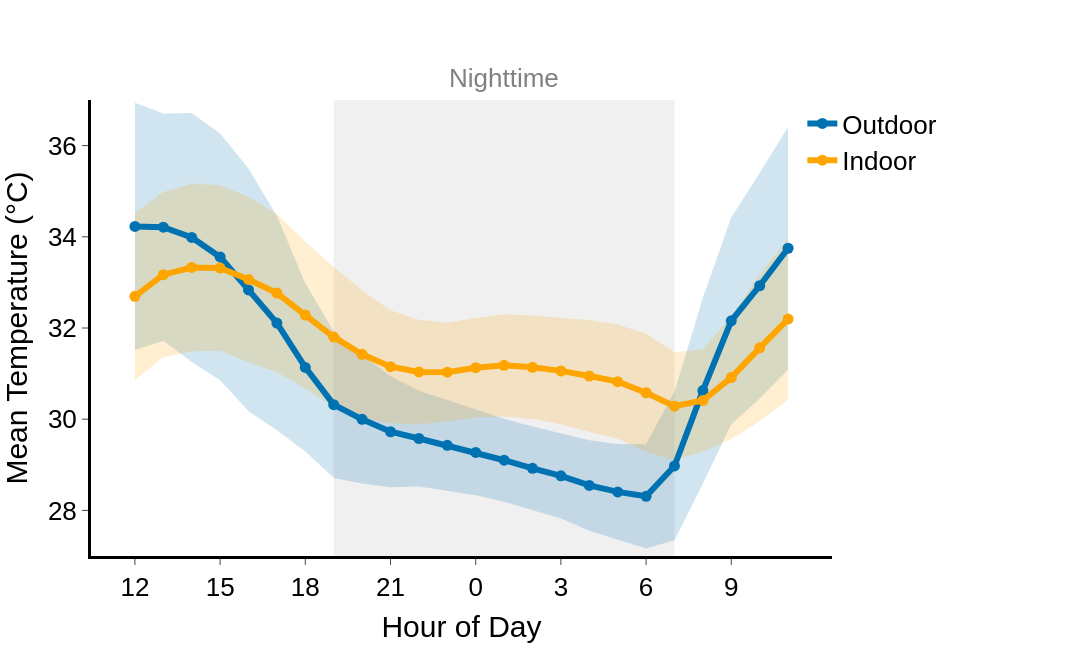
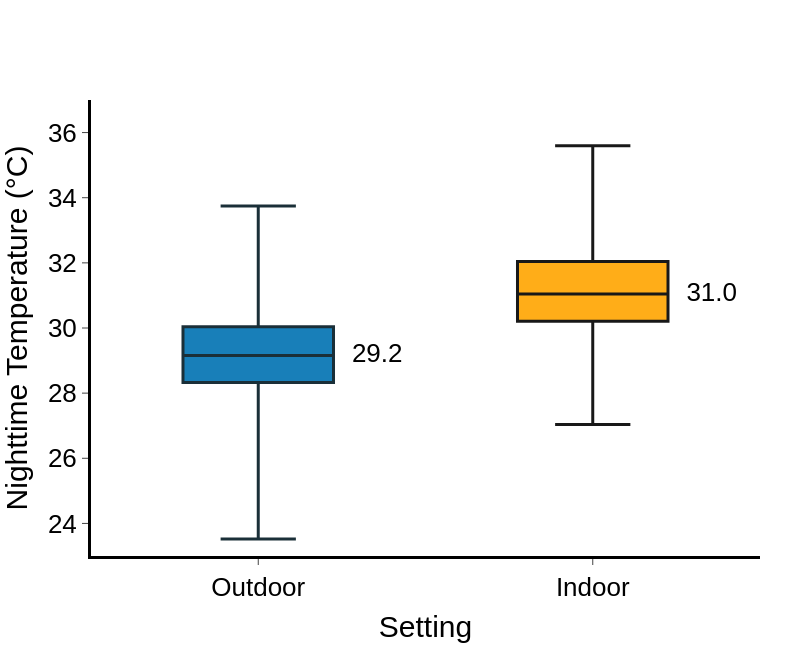

Here is the notebook cell these charts were saved with, in order:
### Markdown cell above
### 5.1 Temperature (Figure 1a, 1e)

### Code cell
plot_profile(
    poi="temperature_calibrated", y_axis_title="Mean Temperature (°C)",
    y_range=[27, 37], y_dtick=2, filename="temperature_indoor_outdoor_profile.png",
    label="Temperature",
)
plot_boxplot(
    poi="temperature_calibrated", y_axis_title="Nighttime Temperature (°C)",
    label_decimals=1, filename="temperature_indoor_outdoor_boxplot.png", label="Temperature",
)

### Figure 1 — Plotly figure (JSON) as saved in the notebook; plotly's stock layout.template omitted (floating-point values rounded to 4 significant figures)
{"data": [{"fill": "toself", "fillcolor": "#0072B2", "hoverinfo": "skip", "line": {"color": "rgba(255,255,255,0)"}, "name": "Outdoor ± SD", "opacity": 0.18, "showlegend": false, "type": "scatter", "x": [0, 1, 2, 3, 4, 5, 6, 7, 8, 9, 10, 11, 12, 13, 14, 15, 16, 17, 18, 19, 20, 21, 22, 23, 23, 22, 21, 20, 19, 18, 17, 16, 15, 14, 13, 12, 11, 10, 9, 8, 7, 6, 5, 4, 3, 2, 1, 0], "y": [36.94, 36.7, 36.71, 36.26, 35.5, 34.46, 32.98, 31.93, 31.41, 30.94, 30.63, 30.42, 30.21, 30.01, 29.84, 29.69, 29.54, 29.46, 29.45, 30.61, 32.67, 34.43, 35.4, 36.41, 31.09, 30.45, 29.88, 28.59, 27.34, 27.17, 27.35, 27.56, 27.82, 28.01, 28.19, 28.33, 28.44, 28.53, 28.51, 28.59, 28.71, 29.29, 29.76, 30.17, 30.85, 31.26, 31.72, 31.52]}, {"fill": "toself", "fillcolor": "#FFA500", "hoverinfo": "skip", "line": {"color": "rgba(255,255,255,0)"}, "name": "Indoor ± SD", "opacity": 0.18, "showlegend": false, "type": "scatter", "x": [0, 1, 2, 3, 4, 5, 6, 7, 8, 9, 10, 11, 12, 13, 14, 15, 16, 17, 18, 19, 20, 21, 22, 23, 23, 22, 21, 20, 19, 18, 17, 16, 15, 14, 13, 12, 11, 10, 9, 8, 7, 6, 5, 4, 3, 2, 1, 0], "y": [34.53, 34.98, 35.16, 35.13, 34.88, 34.5, 33.89, 33.34, 32.83, 32.39, 32.18, 32.12, 32.22, 32.3, 32.27, 32.23, 32.17, 32.08, 31.87, 31.47, 31.54, 32.26, 33.17, 33.97, 30.43, 29.96, 29.56, 29.28, 29.11, 29.29, 29.57, 29.72, 29.89, 30.0, 30.06, 30.04, 29.95, 29.89, 29.91, 30.02, 30.26, 30.67, 31.03, 31.25, 31.5, 31.49, 31.36, 30.86]}, {"line": {"color": "#0072B2", "width": 6}, "marker": {"size": 11, "symbol": "circle"}, "mode": "lines+markers", "name": "Outdoor", "type": "scatter", "x": [0, 1, 2, 3, 4, 5, 6, 7, 8, 9, 10, 11, 12, 13, 14, 15, 16, 17, 18, 19, 20, 21, 22, 23], "y": [34.23, 34.21, 33.99, 33.56, 32.84, 32.11, 31.14, 30.32, 30.0, 29.72, 29.58, 29.43, 29.27, 29.1, 28.92, 28.76, 28.55, 28.41, 28.31, 28.98, 30.63, 32.16, 32.93, 33.75]}, {"line": {"color": "#FFA500", "width": 6}, "marker": {"size": 11, "symbol": "circle"}, "mode": "lines+markers", "name": "Indoor", "type": "scatter", "x": [0, 1, 2, 3, 4, 5, 6, 7, 8, 9, 10, 11, 12, 13, 14, 15, 16, 17, 18, 19, 20, 21, 22, 23], "y": [32.69, 33.17, 33.33, 33.32, 33.07, 32.77, 32.28, 31.8, 31.42, 31.15, 31.04, 31.03, 31.13, 31.18, 31.14, 31.06, 30.95, 30.82, 30.58, 30.29, 30.41, 30.91, 31.57, 32.2]}], "layout": {"annotations": [{"font": {"color": "grey", "family": "Arial", "size": 26}, "showarrow": false, "text": "Nighttime", "x": 13, "xanchor": "center", "xref": "x", "y": 1.01, "yanchor": "bottom", "yref": "paper"}], "font": {"family": "Arial", "size": 17}, "height": 650, "legend": {"font": {"color": "black", "family": "Arial", "size": 26}, "x": 0.96, "xanchor": "left", "y": 1, "yanchor": "top"}, "margin": {"r": 260}, "shapes": [{"fillcolor": "rgba(0, 0, 0, 0.2)", "layer": "below", "line": {"width": 0}, "type": "rect", "x0": 7, "x1": 19, "xref": "x", "y0": 0, "y1": 1, "yref": "y domain"}], "width": 1400, "xaxis": {"dtick": 1, "linecolor": "black", "linewidth": 3, "showgrid": false, "showline": true, "tickfont": {"color": "black", "family": "Arial", "size": 26}, "ticklen": 6, "tickmode": "array", "ticks": "outside", "ticktext": ["12", "15", "18", "21", "0", "3", "6", "9"], "tickvals": [0, 3, 6, 9, 12, 15, 18, 21], "tickwidth": 1, "title": {"font": {"color": "black", "family": "Arial", "size": 30}, "text": "Hour of Day"}, "type": "linear"}, "yaxis": {"dtick": 2, "linecolor": "black", "linewidth": 3, "range": [27, 37], "showgrid": false, "showline": true, "tickfont": {"color": "black", "family": "Arial", "size": 26}, "ticklen": 6, "ticks": "outside", "tickwidth": 1, "title": {"font": {"color": "black", "family": "Arial", "size": 30}, "text": "Mean Temperature (°C)"}}}}

### Figure 2 — Plotly figure (JSON) as saved in the notebook; plotly's stock layout.template omitted (floating-point values rounded to 4 significant figures)
{"data": [{"boxpoints": false, "fillcolor": "#0072B2", "line": {"color": "#021923", "width": 3}, "lowerfence": [23.52], "median": [29.15], "name": "Outdoor", "opacity": 0.9, "q1": [28.33], "q3": [30.04], "showlegend": false, "type": "box", "upperfence": [33.75], "width": 0.45, "x": [0]}, {"boxpoints": false, "fillcolor": "#FFA500", "line": {"color": "black", "width": 3}, "lowerfence": [27.04], "median": [31.04], "name": "Indoor", "opacity": 0.9, "q1": [30.21], "q3": [32.04], "showlegend": false, "type": "box", "upperfence": [35.59], "width": 0.45, "x": [1]}, {"mode": "text", "showlegend": false, "text": ["29.2", "31.0"], "textfont": {"color": "black", "size": 26}, "textposition": "middle right", "type": "scatter", "x": [0.28, 1.28], "y": [29.15, 31.04]}], "layout": {"boxmode": "group", "font": {"color": "black", "family": "Arial", "size": 17}, "height": 650, "legend": {"bgcolor": "rgba(255,255,255,0)", "font": {"color": "black", "family": "Arial", "size": 26}, "x": 1.2, "xanchor": "right", "y": 0.98, "yanchor": "top"}, "margin": {"b": 80, "l": 90, "r": 40, "t": 100}, "width": 800, "xaxis": {"linecolor": "black", "linewidth": 3, "range": [-0.5, 1.5], "showgrid": false, "showline": true, "tickfont": {"color": "black", "family": "Arial", "size": 26}, "ticklen": 6, "tickmode": "array", "ticks": "outside", "ticktext": ["Outdoor", "Indoor"], "tickvals": [0, 1], "tickwidth": 1, "title": {"font": {"color": "black", "family": "Arial", "size": 30}, "text": "Setting"}}, "yaxis": {"linecolor": "black", "linewidth": 3, "range": [23, 37], "showgrid": false, "showline": true, "tickfont": {"color": "black", "family": "Arial", "size": 26}, "ticklen": 6, "ticks": "outside", "tickwidth": 1, "title": {"font": {"color": "black", "family": "Arial", "size": 30}, "text": "Nighttime Temperature (°C)"}}}}
